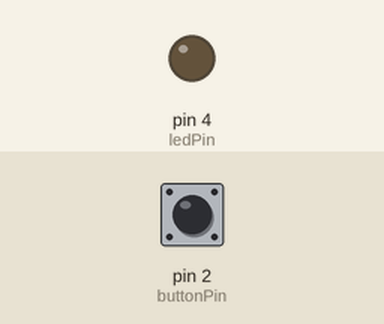
Simulated run of this sketch. Board: Arduino Uno, built with avr-gcc and run on an emulated ATmega328P. Parts: output pins drawn as LEDs (lit = HIGH). Dashed ring = blinking. The test bench sets the inputs (shaded band); at power-on: pin 2 (buttonPin) LOW.

Above: at 1.2 s.
1.3 s: pin 2 (buttonPin) pulled HIGH for 1 s
At 3.4 s:
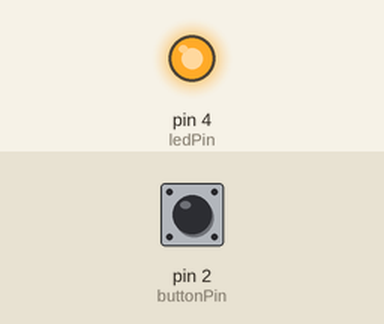
3.8 s: pin 2 (buttonPin) pulled HIGH for 0.15 s
At 4.5 s:
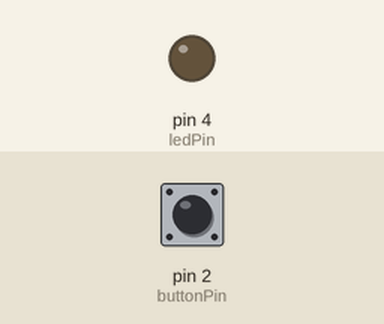
5.4 s: pin 2 (buttonPin) pulled HIGH for 3.2 s
At 5.5 s:
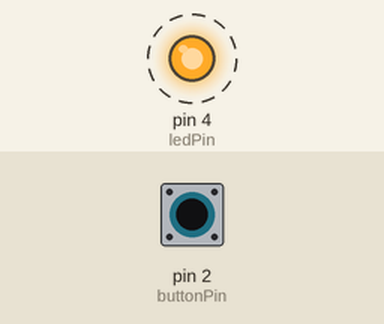
Timing chart, 0 to 9.9 s (numbered marks = the images above; inputs shaded):
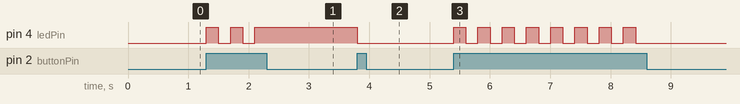

The sketch:

buttonTest.ino
```cpp
const int buttonPin = 2;
const int ledPin =  4;

int buttonState = 0;
int ledState = LOW;
byte readInterval = 200;
unsigned long lastReadTime;

void toggleLedState() {
    if (ledState == HIGH) {
      ledState = LOW;
    } else {
        ledState = HIGH;
    }
}

void setup() {
  Serial.begin(9600);
  pinMode(ledPin, OUTPUT);
  pinMode(buttonPin, INPUT);
}

//this really needs a debouncer
void loop() {
  buttonState = digitalRead(buttonPin);

  if (buttonState == HIGH && (millis() - lastReadTime) > readInterval) {
    lastReadTime = millis();
    toggleLedState();
  }

  if (ledState == HIGH) {
    digitalWrite(ledPin, HIGH);
  } else {
    digitalWrite(ledPin, LOW);
  }
}
```

Measured:
- after the input at 1.3 s, pin 4 (ledPin): alternates HIGH for 0.20 s and LOW for 0.20 s, 5 changes in all, then stays HIGH, starting at once
- after the input at 3.8 s, pin 4 (ledPin): HIGH → LOW at once
- after the input at 5.4 s, pin 4 (ledPin): alternates HIGH for 0.20 s and LOW for 0.20 s, 16 changes in all, then stays LOW, starting at once
